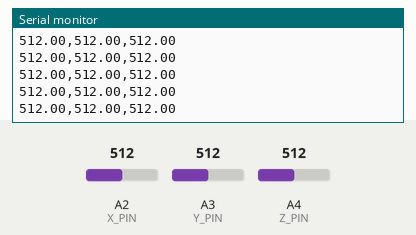
This sketch was run on a simulated Arduino Uno, built with avr-gcc and run on an emulated ATmega328P. On the bench: the last lines printed to the serial monitor. The test bench sets the inputs (shaded band); at power-on: A2 (X_PIN) = 512, A3 (Y_PIN) = 512, A4 (Z_PIN) = 512.

Above: at 1.2 s.
1.3 s: A2 (X_PIN) set to 982
At 2.4 s:
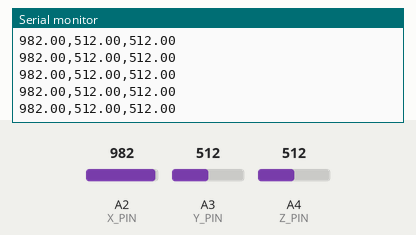
2.8 s: A2 (X_PIN) set to 1011
At 3.9 s:
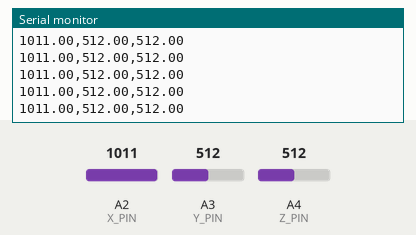
4.3 s: A3 (Y_PIN) set to 111
At 4.8 s:
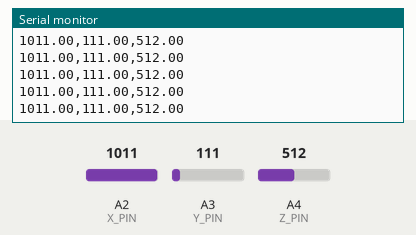
5.8 s: A3 (Y_PIN) set to 90
At 6.9 s:
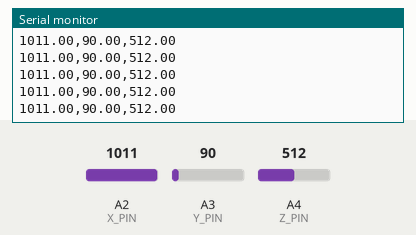
7.3 s: A4 (Z_PIN) set to 11
At 8.2 s:
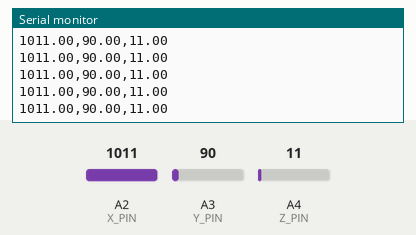
10.3 s: A4 (Z_PIN) set to 8
At 11.1 s:
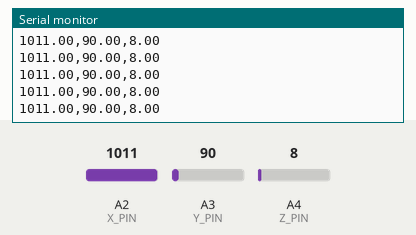
Timing chart, 0 to 12.8 s (numbered marks = the images above; inputs shaded):
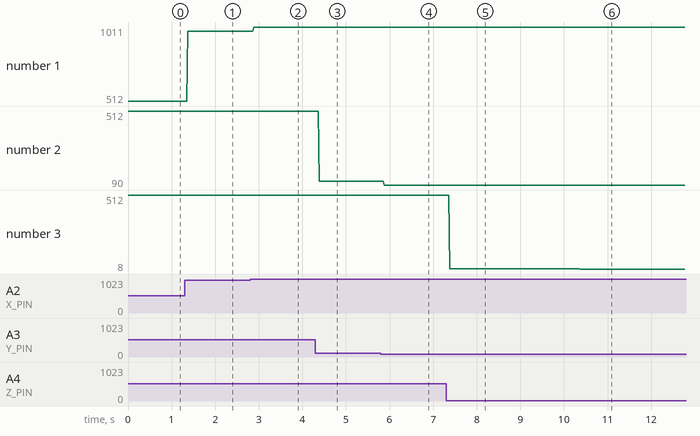

Measured:
- after the input at 1.3 s, the serial monitor: prints a new line after 0.07 s (image 1)
- after the input at 2.8 s, the serial monitor: prints a new line after 0.08 s (image 2)
- after the input at 4.3 s, the serial monitor: prints a new line after 0.09 s (image 3)
- after the input at 5.8 s, the serial monitor: prints a new line after 0.07 s (image 4)
- after the input at 7.3 s, the serial monitor: prints a new line after 0.08 s (image 5)
- after the input at 10.3 s, the serial monitor: prints a new line after 0.08 s (image 6)
- plotted number 1: 512 → 982 after the input at 1.3 s, 982 → 1011 after the input at 2.8 s
- plotted number 2: 512 → 111 after the input at 4.3 s, 111 → 90 after the input at 5.8 s

The sketch:

TutorialAnalogInputPart2.ino
```cpp
float ax = 0;
float ay = 0;
float az = 0;

void setup() {

	Serial.begin(9600);
	setupAccelSensor();

}

void loop() {

	readAccelSensor();

	Serial.print(ax);
	Serial.print(",");
	Serial.print(ay);
	Serial.print(",");
	Serial.println(az);

}
```

Accelerometer.ino
```cpp
#define X_PIN A2
#define Y_PIN A3
#define Z_PIN A4

void setupAccelSensor() {

	pinMode(X_PIN, INPUT);
	pinMode(Y_PIN, INPUT);
	pinMode(Z_PIN, INPUT);

}

void readAccelSensor() {

	ax = analogRead(X_PIN);
	ay = analogRead(Y_PIN);
	az = analogRead(Z_PIN);

}
```
